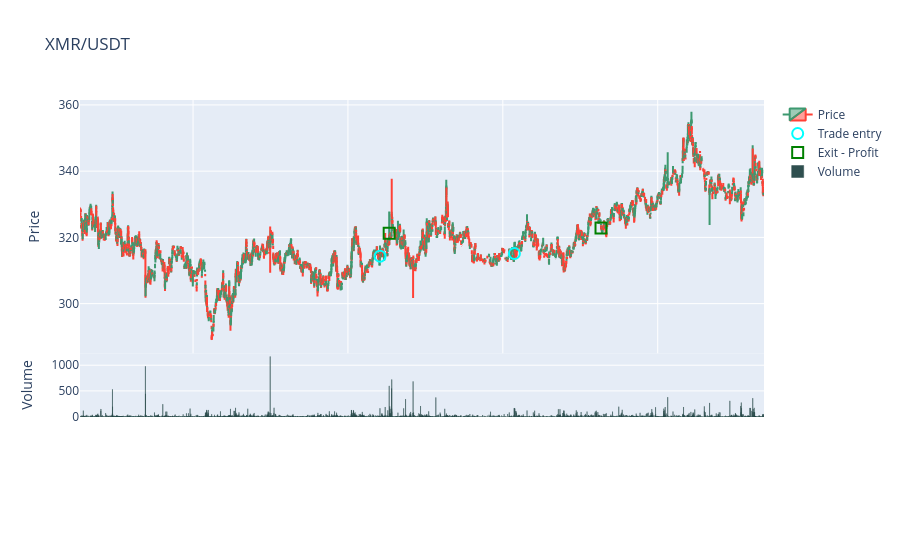

Notebook code cell kept with this figure:
### Code cell
from freqtrade.data.btanalysis import load_backtest_data, load_backtest_stats
from freqtrade.plot.plotting import generate_candlestick_graph


# Limit graph period to keep plotly quick and reactive

# Load backtested trades as dataframe
trades = load_backtest_data(backtest_dir)

# Show value-counts per pair
trades.groupby("pair")["exit_reason"].value_counts()

# Filter trades to one pair
trades_red = trades.loc[trades["pair"] == pair]

# Use candles data instead of undefined 'data' variable
data_red = candles
# Generate candlestick graph
graph = generate_candlestick_graph(
    pair=pair,
    data=data_red,
    trades=trades_red,
    indicators1=["ema9", "ema21", "ema50", "bb_upperband", "bb_lowerband", "bb_middleband"],
    indicators2=["rsi", "macd", "macdsignal", "macdhist", "adx", "mfi"],
    plot_config={'show_date': True}
)

# Show graph inline
graph.show()

# Render graph in a separate window
# graph.show(renderer="browser")

### Figure 1 — Plotly figure (JSON) as saved in the notebook; plotly's stock layout.template omitted (floating-point values rounded to 4 significant figures; data arrays with more than 128 entries replaced by an {"elided": "..."} marker saying what was removed)
{"data": [{"close": {"elided": "8903 float values"}, "high": {"elided": "8903 float values"}, "low": {"elided": "8903 float values"}, "name": "Price", "open": {"elided": "8903 float values"}, "type": "candlestick", "x": {"elided": "8903 str values"}, "xaxis": "x", "yaxis": "y"}, {"marker": {"color": "cyan", "line": {"width": 2}, "size": 11, "symbol": "circle-open"}, "mode": "markers", "name": "Trade entry", "text": ["1.40%, , trailing_stop_loss, 595 min", "1.62%, , trailing_stop_loss, 5635 min"], "type": "scatter", "x": ["2025-06-30T10:50:00.000000000", "2025-07-06T12:35:00.000000000"], "xaxis": "x", "y": [314.3, 315.1], "yaxis": "y"}, {"marker": {"color": "green", "line": {"width": 2}, "size": 11, "symbol": "square-open"}, "mode": "markers", "name": "Exit - Profit", "text": ["1.40%, , trailing_stop_loss, 595 min", "1.62%, , trailing_stop_loss, 5635 min"], "type": "scatter", "x": ["2025-06-30T20:45:00.000000000", "2025-07-10T10:30:00.000000000"], "xaxis": "x", "y": [321.3, 322.8], "yaxis": "y"}, {"marker": {"color": "red", "line": {"width": 2}, "size": 11, "symbol": "square-open"}, "mode": "markers", "name": "Exit - Loss", "text": [], "type": "scatter", "x": [], "xaxis": "x", "y": [], "yaxis": "y"}, {"marker": {"color": "DarkSlateGrey", "line": {"color": "DarkSlateGrey"}}, "name": "Volume", "type": "bar", "x": {"elided": "8903 str values"}, "xaxis": "x2", "y": {"elided": "8903 float values"}, "yaxis": "y2"}], "layout": {"modebar": {"add": ["v1hovermode", "toggleSpikeLines"]}, "title": {"text": "XMR/USDT"}, "xaxis": {"anchor": "y", "domain": [0, 1], "matches": "x3", "rangeslider": {"visible": false}, "showticklabels": false}, "xaxis2": {"anchor": "y2", "domain": [0, 1], "matches": "x3", "showticklabels": false}, "xaxis3": {"anchor": "y3", "domain": [0, 1]}, "yaxis": {"anchor": "x", "domain": [0.3335, 1], "title": {"text": "Price"}}, "yaxis2": {"anchor": "x2", "domain": [0.1667, 0.3334], "title": {"text": "Volume"}}, "yaxis3": {"anchor": "x3", "domain": [0, 0.1666], "title": {"text": "Other"}}}}
